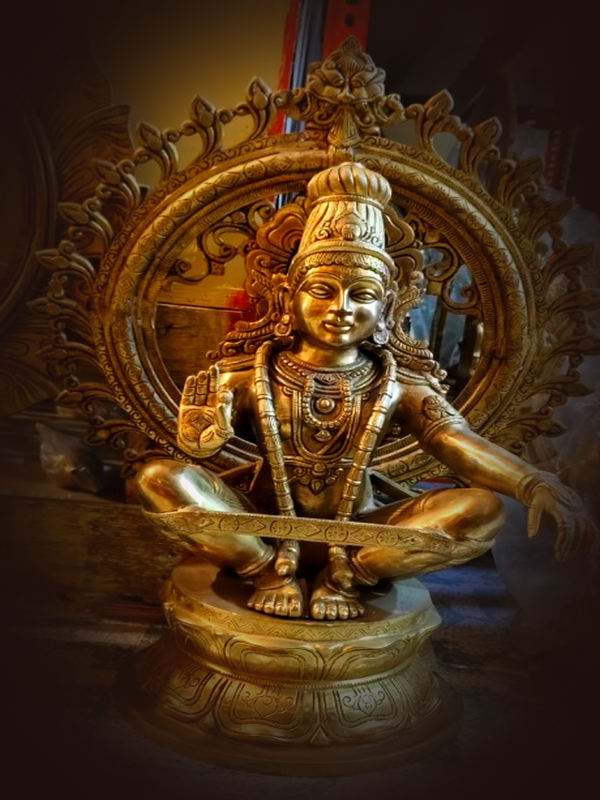
#> input picture ayyappan-statue.jpg, 1200 x 1600 px (shown at 1/2 size)
$ python make_white_bg.py ../ayyappan-statue.jpg ../brass-studded-teakwood-diwan.jpg
#> lines starting #> are read from the running program, lines starting #| are printed output that depends on the picture
import sys
import os
from PIL import Image, ImageFilter, ImageDraw
import math
from collections import deque

def process_to_white_studio(image_path, output_path, target_size=1000, shadow_intensity=0.22, threshold=45):
    """
    Standardizes any product image onto a pure white studio background (1:1 square)
    with a soft contact shadow beneath the base.
    Uses exterior flood-fill from edges to cleanly isolate subject without touching interior parts.
    """
#> called with image_path = '../ayyappan-statue.jpg', output_path = '../brass-studded-teakwood-diwan.jpg', target_size = 1000, shadow_intensity = 0.22, threshold = 45
    img = Image.open(image_path).convert("RGBA")
    w, h = img.size
#> w = 1200; h = 1600

    # Downsample huge images for fast processing if needed
    max_dim = 1400
    if max(w, h) > max_dim:
        scale = max_dim / max(w, h)
#> scale = 0.875
        img = img.resize((int(w * scale), int(h * scale)), Image.Resampling.LANCZOS)
#> img: PIL image 1050x1400 RGBA
        w, h = img.size
#> w = 1050; h = 1400

    pixels = img.load()

    # Sample perimeter to find representative background colors
    samples = []
    for x in range(0, w, max(1, w // 20)):
        samples.append(pixels[x, 0][:3])
        samples.append(pixels[x, h - 1][:3])
#> after the loop, samples = 42 items, first 6: (27, 16, 12), (27, 16, 12), (27, 16, 12), (27, 16, 12), (27, 16, 12), (27, 16, 12)
    for y in range(0, h, max(1, h // 20)):
        samples.append(pixels[0, y][:3])
        samples.append(pixels[w - 1, y][:3])
#> after the loop, samples = 82 items, first 6: (27, 16, 12), (27, 16, 12), (27, 16, 12), (27, 16, 12), (27, 16, 12), (27, 16, 12)

    bg_r = sum(s[0] for s in samples) / len(samples)
#> bg_r = 31.91
    bg_g = sum(s[1] for s in samples) / len(samples)
#> bg_g = 19.43
    bg_b = sum(s[2] for s in samples) / len(samples)
#> bg_b = 13.94

    def color_dist(c1, c2):
        return math.sqrt((c1[0] - c2[0])**2 + (c1[1] - c2[1])**2 + (c1[2] - c2[2])**2)

    # Visited / Background mask
    # 0 = unvisited, 1 = background, 2 = foreground
    mask = bytearray(w * h)
    queue = deque()

    # Seed from all perimeter pixels
    for x in range(w):
        for y in [0, h - 1]:
            idx = y * w + x
            p = pixels[x, y][:3]
            if color_dist(p, (bg_r, bg_g, bg_b)) < threshold * 1.5:
                mask[idx] = 1
                queue.append((x, y))

    for y in range(h):
        for x in [0, w - 1]:
            idx = y * w + x
            if mask[idx] == 0:
                p = pixels[x, y][:3]
                if color_dist(p, (bg_r, bg_g, bg_b)) < threshold * 1.5:
                    mask[idx] = 1
                    queue.append((x, y))

    # BFS exterior flood fill
    while queue:
        cx, cy = queue.popleft()
        for nx, ny in ((cx + 1, cy), (cx - 1, cy), (cx, cy + 1), (cx, cy - 1)):
            if 0 <= nx < w and 0 <= ny < h:
                nidx = ny * w + nx
                if mask[nidx] == 0:
                    np_rgb = pixels[nx, ny][:3]
                    if color_dist(np_rgb, (bg_r, bg_g, bg_b)) < threshold:
                        mask[nidx] = 1
                        queue.append((nx, ny))
#> this loop made 741449 passes
#> (cx, cy) on passes 1 to 3: (0, 0), (0, 1399), (1, 0)

    # Create alpha channel from mask
    alpha_img = Image.new("L", (w, h), 255)
#> alpha_img: PIL image 1050x1400 L; every value is 255
    alpha_pixels = alpha_img.load()
    for y in range(h):
        for x in range(w):
            if mask[y * w + x] == 1:
                alpha_pixels[x, y] = 0

    # Smooth / anti-alias edges slightly
    alpha_smoothed = alpha_img.filter(ImageFilter.GaussianBlur(radius=1.2))
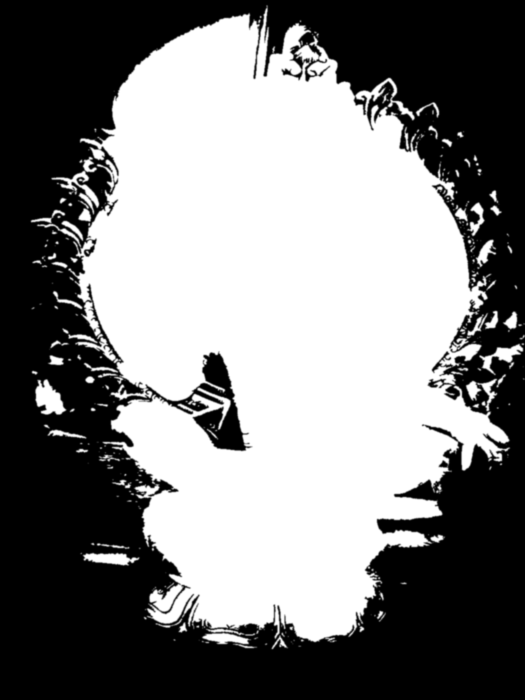
#> alpha_smoothed: PIL image 1050x1400 L (shown at 1/2 size); min 0, max 255, mean 126.4
    img.putalpha(alpha_smoothed)
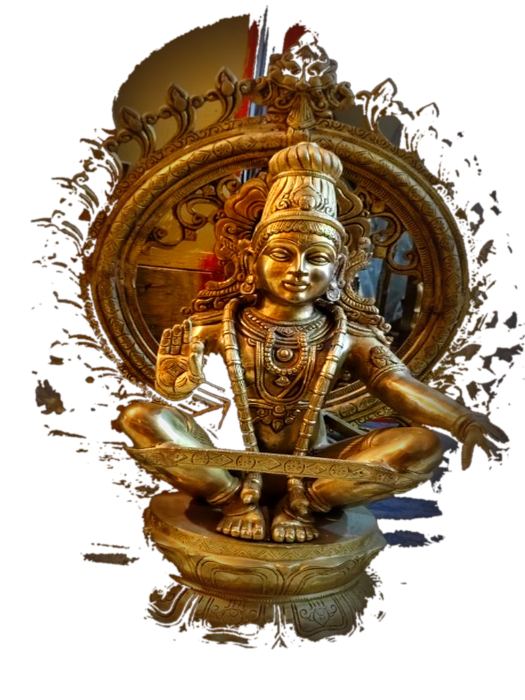
#> img: PIL image 1050x1400 RGBA (shown at 1/2 size); mean R, G, B, A 72.5, 47.4, 22.8, 126.4; transparent parts drawn white

    # Crop to foreground bounding box
    bbox = img.getbbox()
#> bbox = (59, 8, 1050, 1301)
    if bbox:
        # Give 2% margin around bbox
        pad = int(min(w, h) * 0.02)
#> pad = 21
        x0 = max(0, bbox[0] - pad)
#> x0 = 38
        y0 = max(0, bbox[1] - pad)
#> y0 = 0
        x1 = min(w, bbox[2] + pad)
#> x1 = 1050
        y1 = min(h, bbox[3] + pad)
#> y1 = 1322
        cropped = img.crop((x0, y0, x1, y1))
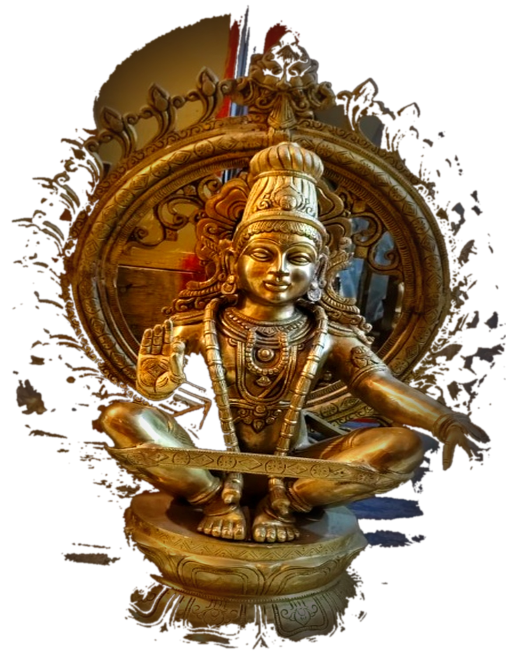
#> cropped: PIL image 1012x1322 RGBA (shown at 1/2 size); mean R, G, B, A 76.4, 50.1, 23.7, 138.9; transparent parts drawn white
    else:
        cropped = img

    cw, ch = cropped.size
#> cw = 1012; ch = 1322

    # Scale to fit standard catalog box (approx 82% of square)
    scale = min((target_size * 0.82) / cw, (target_size * 0.82) / ch)
#> scale = 0.62
    new_w = max(20, int(cw * scale))
#> new_w = 627
    new_h = max(20, int(ch * scale))
#> new_h = 819
    resized = cropped.resize((new_w, new_h), Image.Resampling.LANCZOS)
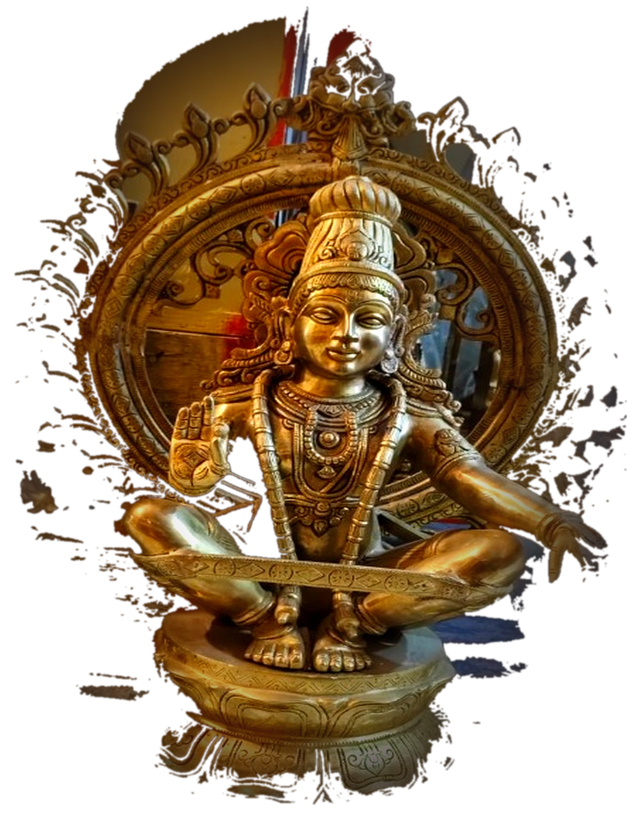
#> resized: PIL image 627x819 RGBA; mean R, G, B, A 61, 40.8, 18, 138.9; transparent parts drawn white

    # Composite on pure white canvas
    final_canvas = Image.new("RGBA", (target_size, target_size), (255, 255, 255, 255))
#> final_canvas: PIL image 1000x1000 RGBA; every value is 255
    offset_x = (target_size - new_w) // 2
#> offset_x = 186
    offset_y = (target_size - new_h) // 2 + 10
#> offset_y = 100

    # Option 1: Clean Studio White – Crisp Soft Contact Shadows
    # Full canvas shadow layer so Gaussian blur never clips at bounding box edges
    shadow_canvas = Image.new("RGBA", (target_size, target_size), (0, 0, 0, 0))
#> shadow_canvas: PIL image 1000x1000 RGBA; every value is 0
    sdraw = ImageDraw.Draw(shadow_canvas)

    # Layer 1: Soft diffused ambient shadow
    sw1 = int(new_w * 0.78)
#> sw1 = 489
    sh1 = max(24, int(new_h * 0.08))
#> sh1 = 65
    sx1 = (target_size - sw1) // 2
    sy1 = offset_y + new_h - (sh1 // 2)
    sdraw.ellipse([sx1, sy1, sx1 + sw1, sy1 + sh1], fill=(50, 50, 50, int(shadow_intensity * 170)))

    # Layer 2: Tight crisp contact occlusion core directly at the base
    sw2 = int(new_w * 0.56)
    sh2 = max(10, int(new_h * 0.035))
    sx2 = (target_size - sw2) // 2
    sy2 = offset_y + new_h - (sh2 // 2) - 2
    sdraw.ellipse([sx2, sy2, sx2 + sw2, sy2 + sh2], fill=(25, 25, 25, int(shadow_intensity * 240)))

    # Smooth blur with completely natural falloff
    shadow_blurred = shadow_canvas.filter(ImageFilter.GaussianBlur(radius=8))
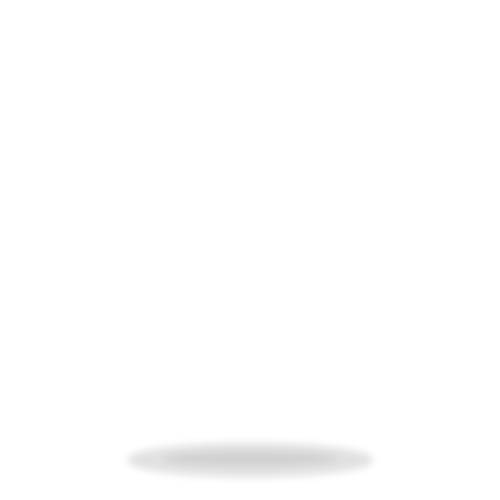
#> shadow_blurred: PIL image 1000x1000 RGBA (shown at 1/2 size); mean R, G, B, A 1.1, 1.1, 1.1, 1.1; transparent parts drawn white
    final_canvas.paste(shadow_blurred, (0, 0), shadow_blurred)

    # Paste subject
    final_canvas.paste(resized, (offset_x, offset_y), resized)
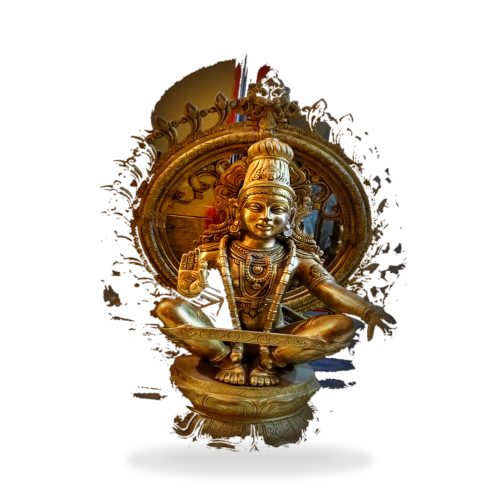
#> final_canvas: PIL image 1000x1000 RGBA (shown at 1/2 size); mean R, G, B, A 212.6, 202.9, 191.7, 252.5; transparent parts drawn white

    # Convert to RGB and save optimized JPEG
    final_rgb = final_canvas.convert("RGB")
    final_rgb.save(output_path, "JPEG", quality=95, optimize=True)
    print(f"Standardized {image_path} -> {output_path} (1000x1000 white background)")

if __name__ == "__main__":
    if len(sys.argv) < 3:
        print("Usage: python make_white_bg.py <input_image> <output_image>")
        sys.exit(1)
    process_to_white_studio(sys.argv[1], sys.argv[2])

$ run again, on chettinad-teakwood-oonjal-swing.jpg
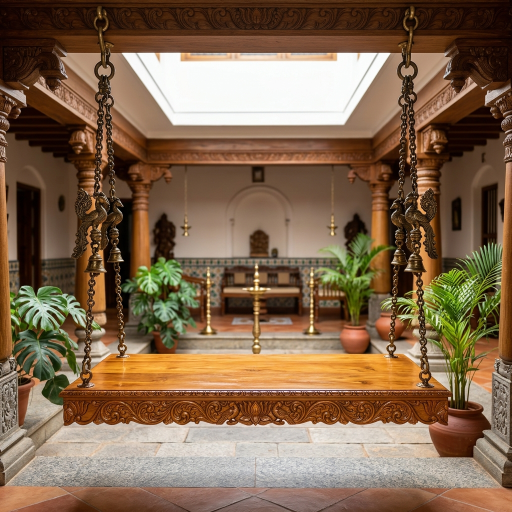
#> input picture chettinad-teakwood-oonjal-swing.jpg, 1024 x 1024 px (shown at 1/2 size)
#> after the loop in process_to_white_studio, `for x in range(0, w, max(1, w // 20)):`: samples = 42 items, first 6: (29, 10, 4), (189, 122, 77), (47, 18, 10), (158, 93, 65), (46, 20, 7), (124, 74, 51)
#> after the loop in process_to_white_studio, `for y in range(0, h, max(1, h // 20)):`: samples = 84 items, first 6: (29, 10, 4), (189, 122, 77), (47, 18, 10), (158, 93, 65), (46, 20, 7), (124, 74, 51)
#> bg_r = 89.33
#> bg_g = 53.79
#> bg_b = 31.63
#> the loop in process_to_white_studio, `while queue:` made 72347 passes
#> (cx, cy) on passes 1 to 3: (9, 0), (14, 0), (16, 0)
#> alpha_img: PIL image 1024x1024 L; every value is 255
#> in process_to_white_studio, `alpha_smoothed = alpha_img.filter(ImageFilter.GaussianBlur(radius=1.2))`:
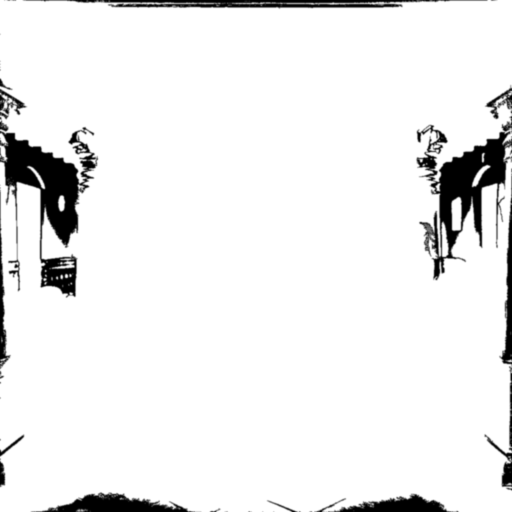
#> alpha_smoothed: PIL image 1024x1024 L (shown at 1/2 size); min 0, max 255, mean 237.4
#> bbox = (0, 0, 1024, 1024)
#> x0 = 0
#> x1 = 1024
#> shadow_canvas: PIL image 1000x1000 RGBA; every value is 0
#> in process_to_white_studio, `final_canvas.paste(resized, (offset_x, offset_y), resized)`:
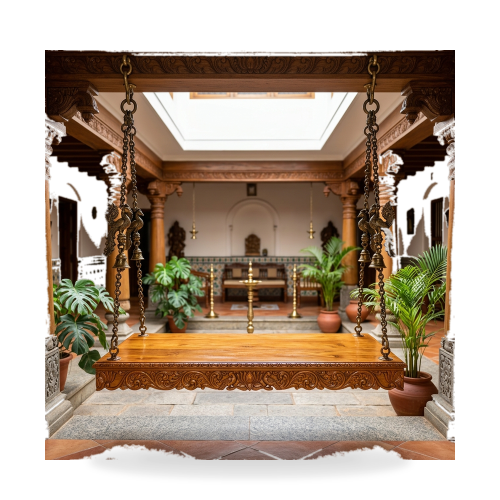
#> final_canvas: PIL image 1000x1000 RGBA (shown at 1/2 size); mean R, G, B, A 177.4, 161, 145.1, 252.7; transparent parts drawn white
